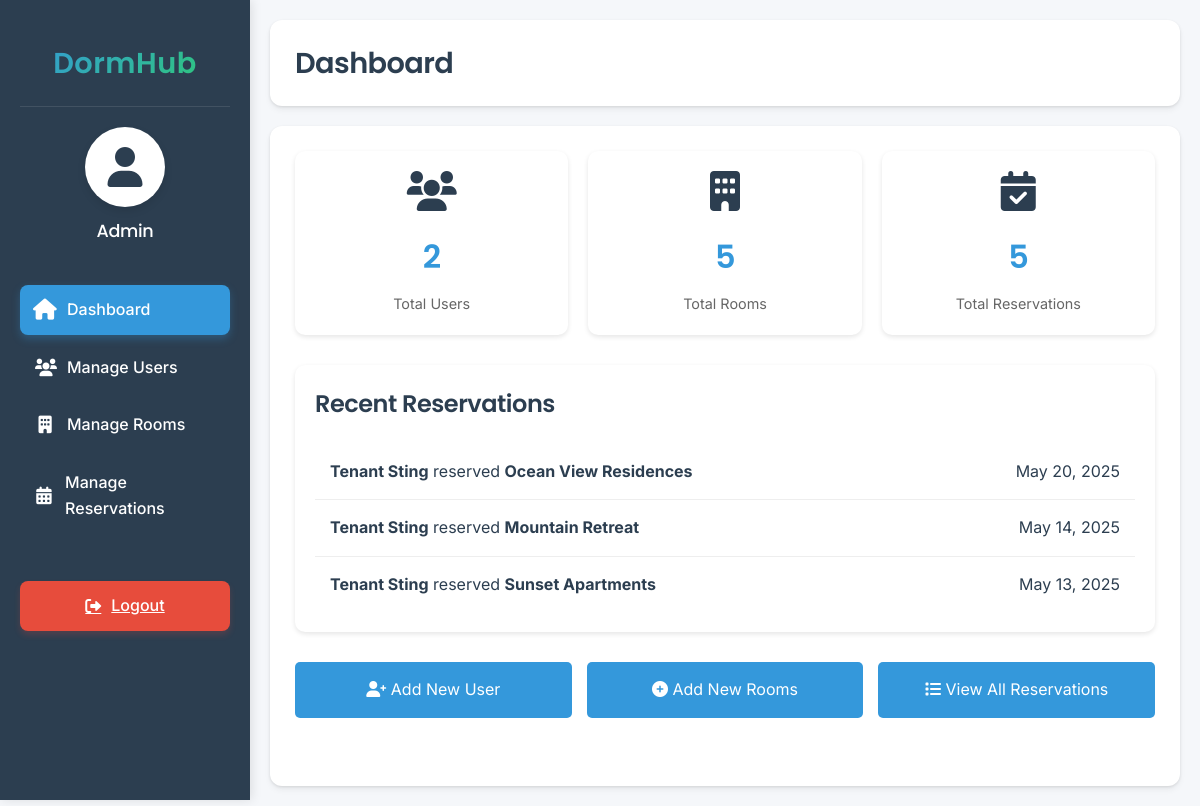
The page /ADMIN/admin_dashboard.php (signed in) on the database as committed earlier.
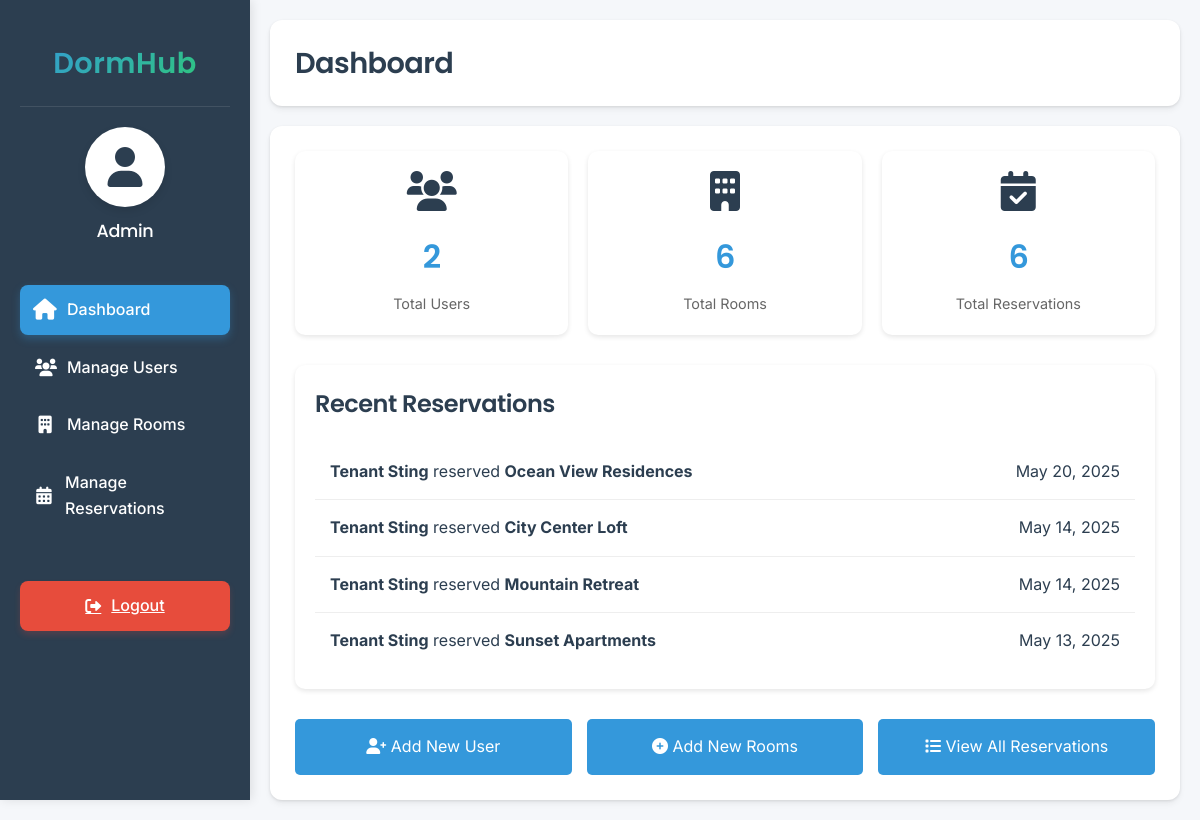
The same page on the database as committed later.
### tables this page shows
CREATE TABLE `reservations` (
  `id` int(11) NOT NULL,
  `user_id` int(11) NOT NULL,
  `apartment_id` int(11) NOT NULL,
  `reservation_date` timestamp NOT NULL DEFAULT current_timestamp(),
  `duration` int(11) NOT NULL DEFAULT 30 COMMENT 'Duration in months',
  `status` enum('reserved','accepted','rejected','canceled') DEFAULT 'reserved',
  `start_date` date DEFAULT NULL,
  `end_date` date DEFAULT NULL,
  `updated_at` timestamp NULL DEFAULT NULL ON UPDATE current_timestamp()
);

CREATE TABLE `apartments` (
  `id` int(11) NOT NULL,
  `name` varchar(255) NOT NULL,
  `location` varchar(255) NOT NULL,
  `price` decimal(10,2) NOT NULL,
  `available` tinyint(1) DEFAULT 1,
  `owner_id` int(11) DEFAULT NULL,
  `tenant_id` int(11) DEFAULT NULL,
  `description` text DEFAULT NULL,
  `bedrooms` int(11) DEFAULT 1,
  `bathrooms` int(11) DEFAULT 1,
  `furnished` tinyint(1) DEFAULT 0,
  `pets_allowed` tinyint(1) DEFAULT 0,
  `parking` tinyint(1) DEFAULT 0,
  `internet` tinyint(1) DEFAULT 0,
  `created_at` timestamp NOT NULL DEFAULT current_timestamp(),
  `updated_at` timestamp NULL DEFAULT NULL ON UPDATE current_timestamp(),
  `image_url` varchar(255) DEFAULT NULL
);

### ADMIN/dashboard_overview.php (the view, shortened to what this page needs)
<?php
require_once '../includes/db_connection.php';
$user_count = $conn->query("SELECT COUNT(*) as count FROM users")->fetch_assoc()['count'];
$apartment_count = $conn->query("SELECT COUNT(*) as count FROM apartments")->fetch_assoc()['count'];
$reservation_count = $conn->query("SELECT COUNT(*) as count FROM reservations")->fetch_assoc()['count'];
$recent_reservations = $conn->query("
    SELECT r.*,
           CONCAT(u.name, ' ', u.lastname) as user_name,
           a.name as apartment_name,
           r.reservation_date as created_at
    FROM reservations r
    JOIN users u ON r.user_id = u.id
    JOIN apartments a ON r.apartment_id = a.id
    ORDER BY r.reservation_date DESC
    LIMIT 5
");
?>
<div class="dashboard-stats">
    <div class="stat-card">
        <i class="fas fa-users"></i>
        <h3><?php echo $user_count; ?></h3>
        <p>Total Users</p>
    </div>
    <div class="stat-card">
        <i class="fas fa-building"></i>
        <h3><?php echo $apartment_count; ?></h3>
        <p>Total Rooms</p>
    </div>
    <div class="stat-card">
        <i class="fas fa-calendar-check"></i>
        <h3><?php echo $reservation_count; ?></h3>
        <p>Total Reservations</p>
    </div>
</div>
<div class="recent-activity">
    <h2>Recent Reservations</h2>
    <div class="activity-list">
        <?php if ($recent_reservations && $recent_reservations->num_rows > 0): ?>
            <?php while ($reservation = $recent_reservations->fetch_assoc()): ?>
                <div class="activity-item">
                    <div>
                        <strong><?php echo htmlspecialchars($reservation['user_name']); ?></strong> reserved
                        <strong><?php echo htmlspecialchars($reservation['apartment_name']); ?></strong>
                    </div>
                    <div>
                        <?php echo date('M d, Y', strtotime($reservation['created_at'])); ?>
                    </div>
                </div>
            <?php endwhile; ?>
        <?php else: ?>
            <p>No recent reservations</p>
        <?php endif; ?>
    </div>
</div>
<div class="quick-actions">
    <a href="?page=manage_users&action=add" class="action-btn">
        <i class="fas fa-user-plus"></i> Add New User
    </a>
    <a href="?page=manage_apartments&action=add" class="action-btn">
        <i class="fas fa-plus-circle"></i> Add New Rooms
    </a>
    <a href="?page=manage_reservations" class="action-btn">
        <i class="fas fa-list"></i> View All Reservations
    </a>
</div>

Rows that differ between the two databases and show on the page:
added reservations: user_name "Tenant Sting", apartment.name "City Center Loft", reservation_date "May 14, 2025"
Other text that changed with them:
$apartment_count: "5" → "6"
$reservation_count: "5" → "6"
